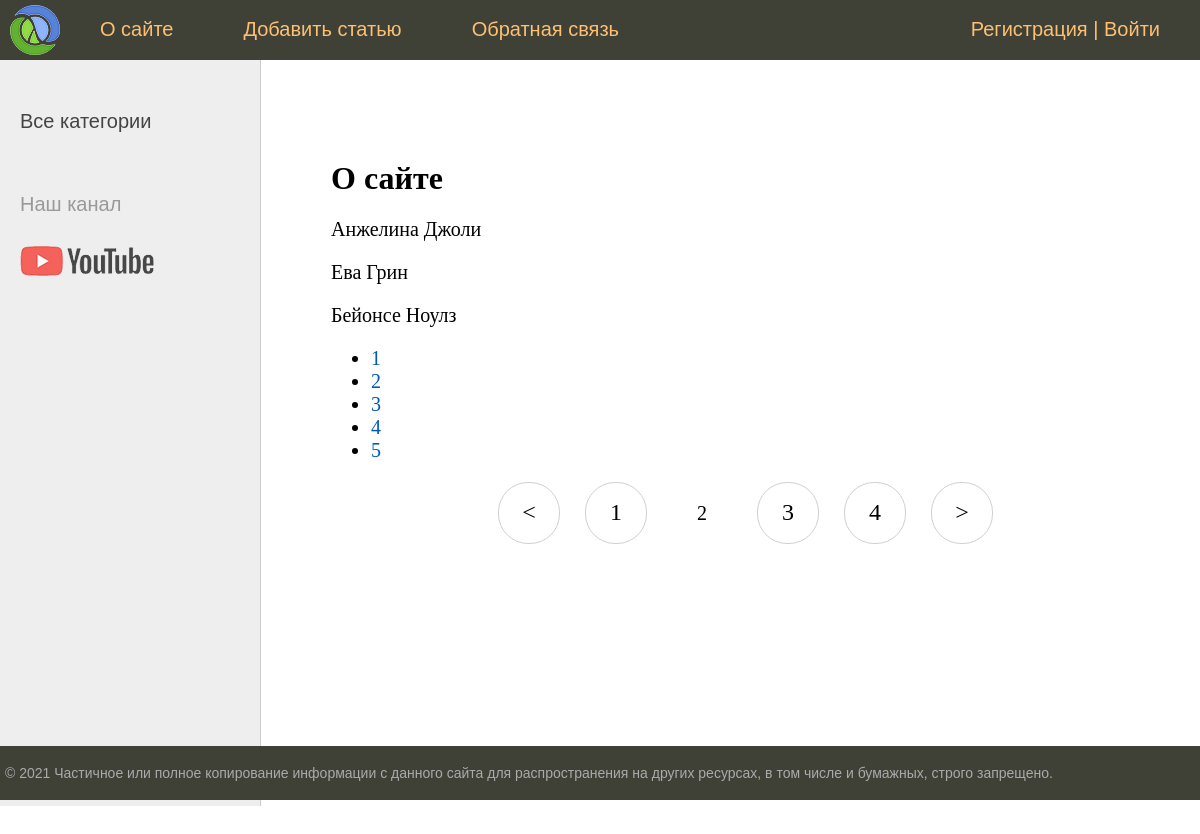
/about/?page=2, run on the app's committed database.
### women/models.py (models this page shows, shortened)
class Women(models.Model):
    title = models.CharField(max_length=255, verbose_name='Заголовок')
    slug = models.SlugField(max_length=255, unique=True, db_index=True, verbose_name='URL')
    content = models.TextField(blank=True, verbose_name='Текст статьи')
    photo = models.ImageField(upload_to="photos/%Y/%m/d%", verbose_name='Фото')
    time_create = models.DateTimeField(auto_now_add=True, verbose_name='Время создания')
    time_update = models.DateTimeField(auto_now=True, verbose_name='Время изменения')
    is_published = models.BooleanField(default=True, verbose_name='Опубликовано')
    cat = models.ForeignKey('Category', on_delete=models.PROTECT, verbose_name='Категория')
    def __str__(self):
        return self.title
    class Meta:
        verbose_name = 'Известные женщины'
        verbose_name_plural = 'Известные женщины'
        ordering = ['id']

### women/views.py (the view)
# urls.py: path('about/', about, name='about'),
def about(request):
    contact_list = Women.objects.all()
    paginator = Paginator(contact_list, 3)
    page_number = request.GET.get('page')
    page_obj = paginator.get_page(page_number)
    return render(request, 'women/about.html', {'page_obj': page_obj, 'menu': menu, 'title': 'О сайте'})

### women/templates/women/about.html
{% extends 'women/base.html' %}
{% block content %}
<h1>{{title}}</h1>
{% for contact in page_obj %}
<p>{{ contact }}</p>
{% endfor %}
<nav>
    <ul>
        {% for p in page_obj.paginator.page_range %}
        <li>
            <a href="?page={{ p }}">{{ p }}</a>
        </li>
        {% endfor %}
    </ul>
</nav>
{% endblock %}

### women/static/women/css/styles.css (style rules this page uses)
html, body { font-family: 'Arial'; margin: 0; padding: 0; height: 100%; width: 100%; color: #444; }
a { color: #0059b2; text-decoration: none; }
.content-text h1 { font-size: 32px; }

### data on the page
Women: title "Анжелина Джоли"
Women: title "Ева Грин"
Women: title "Бейонсе Ноулз"

### other printed values
{{ m.title }} "О сайте" "Добавить статью" "Обратная связь"
{{ title }} "О сайте"
{{ p }} "1" "2" "3" "4" "5"
{{ p }} "1" "3" "4"
{{ p }} "2"
